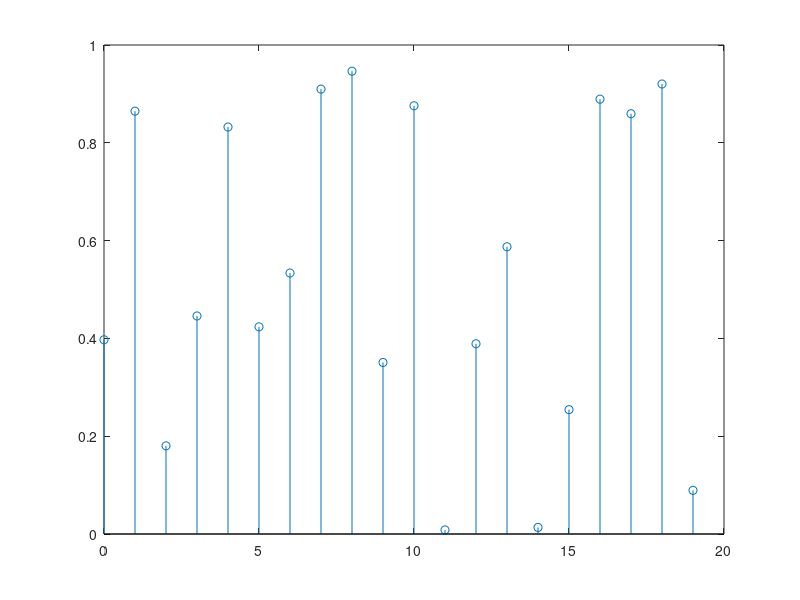
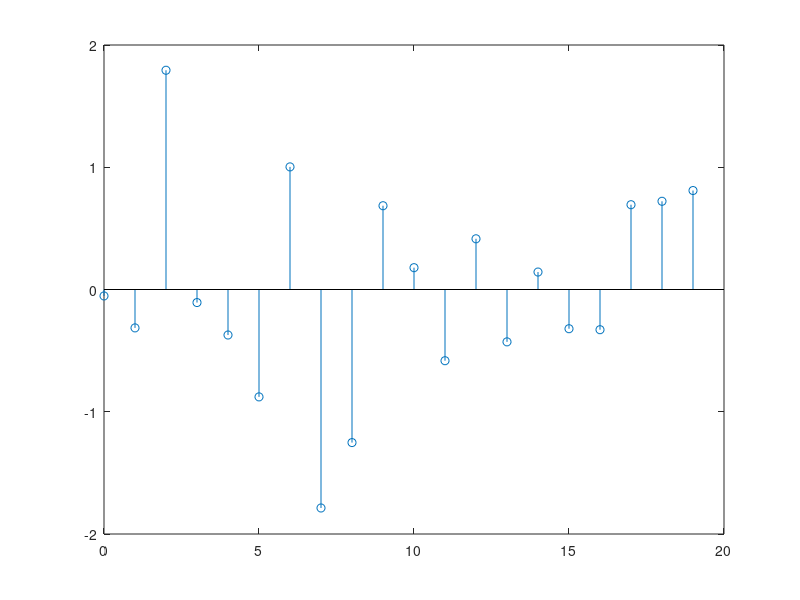

MATLAB code for these plots, in order:
N=20;
x=rand(1,N);%generates the N length random sequence with values ranging between 0 to 1.
y=randn(1,N);%generates the N length gaussian random sequence with mean of this data 0 and variance 1
n=0:N-1;
figure(1);
stem(n,x);
figure(2);
stem(n,y);